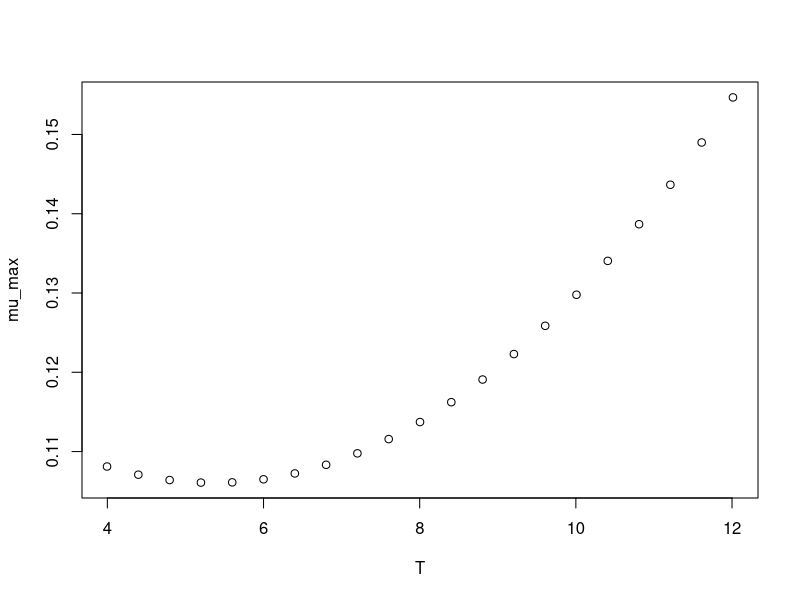

Write the R code that produced this figure.
#############################
# start of Parameter script
#############################
T <- seq(3.996003996004,12.012,length.out=21)
#############################
# end of Parameter script
#############################
############################# 
# start of Model script Gropin ID 496 
#############################
 
# constant coefficients for this model
 
variables <- data.frame(T)
argumentsPar <- expand.grid(variables)
 
# heart of the model
response_surface <- function(T) {
   mumax <-0.13770-0.0118*T+0.0011*(T^2)

return(mumax=mumax)
} 

# output parameters
mumax <- cbind(argumentsPar,response_surface(argumentsPar['T']))
colnames(mumax) <- c(colnames(argumentsPar),'mumax')
#############################
# End of Model script
#############################
############################# 
# start of Visualisation script Gropin ID 496 
#############################
plot(T,mumax$mumax,
                          xlab='T',
                          ylab='mu_max')
#############################
# End of Visualisation script
#############################
